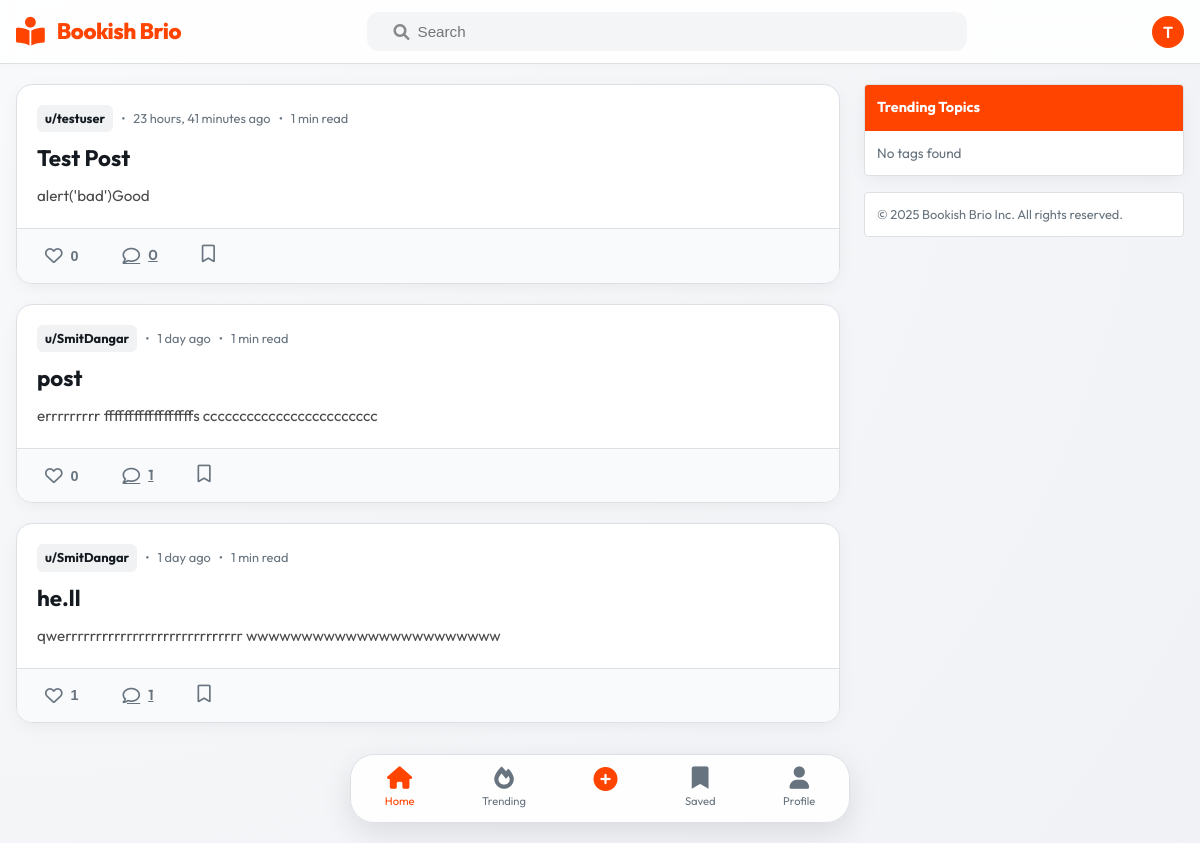
Screenshot of / (signed in) with the database file from the repository.
### home/models.py (models this page shows, shortened)
class Post(models.Model):
    title = models.CharField(max_length=200)
    content = models.TextField()
    image = models.ImageField(
        upload_to='posts/',
        blank=True,
        null=True,
        help_text="Optional cover image for the post"
    )
    author = models.ForeignKey(
        User,
        on_delete=models.CASCADE,
        related_name='posts'
    )
    likes = models.ManyToManyField(
        User,
        related_name='liked_posts',
        blank=True,
        help_text="Users who liked this post"
    )
    tags = models.ManyToManyField('Tag', blank=True, related_name='posts', help_text="Tags for this post")
    created_at = models.DateTimeField(auto_now_add=True)
    def total_likes(self):
        return self.likes.count()
    @property
    def preview_content(self):
        return strip_tags(self.content)
    def reading_time(self):
        import math
        words = len(strip_tags(self.content).split())
        minutes = math.ceil(words / 200)
        return f"{minutes} min read"

### home/views.py (the view)
# urls.py: path('', views.index, name='index'),
def index(request):
    query = request.GET.get('q')
    if query:
        post_list = Post.objects.filter(
            Q(title__icontains=query) |
            Q(content__icontains=query)
        ).annotate(comment_count=Count('comments')).order_by('-created_at')
    else:
        post_list = Post.objects.annotate(comment_count=Count('comments')).order_by('-created_at')
    if request.user.is_authenticated:
        user_bookmarks = set(Bookmark.objects.filter(user=request.user).values_list('post_id', flat=True))
        for post in post_list:
            post.is_bookmarked = post.id in user_bookmarks
    paginator = Paginator(post_list, 20)
    page_number = request.GET.get("page")
    page_obj = paginator.get_page(page_number)
    from .models import Tag
    trending_tags = Tag.objects.annotate(post_count=Count('posts')).order_by('-post_count')[:10]
    return render(request, "home/index.html", {
        "page_obj": page_obj,
        "trending_tags": trending_tags
    })

### home/templates/home/index.html (shortened to what this page needs)
{% extends "home/base.html" %}
{% block content %}
<section class="posts-feed">
    {% if page_obj %}
    {% for post in page_obj %}
    <article class="post-card" onclick="window.location.href='{% url 'post_detail' post.pk %}'">
        <div class="post-main">
            <div class="post-meta">
                <a href="{% url 'public_profile' post.author.username %}" class="post-author"
                    onclick="event.stopPropagation();">
                    u/{{ post.author.username }}
                </a>
                <span>•</span>
                <span>{{ post.created_at|timesince }} ago</span>
                {% if post.reading_time %}
                <span>•</span>
                <span>{{ post.reading_time }}</span>
                {% endif %}
            </div>
            <h2 class="post-title">{{ post.title }}</h2>
            <div class="post-content-preview"
                style="font-size: 0.95rem; color: #4a4a4a; display: -webkit-box; -webkit-line-clamp: 3; -webkit-box-orient: vertical; overflow: hidden;">
                {{ post.preview_content }}
            </div>
        </div>
        <div class="post-actions">
            <div class="engagement-item" style="display: flex; align-items: center; gap: 4px;">
                <form action="{% url 'like_post' post.pk %}" method="POST" class="like-form"
                    onclick="event.stopPropagation();">
                    <button type="submit" class="action-btn {% if user in post.likes.all %}active{% endif %}"
                        title="Like">
                        <i class="{% if user in post.likes.all %}fas{% else %}far{% endif %} fa-heart"></i>
                        <span class="count">{{ post.total_likes }}</span>
                    </button>
                </form>
            </div>
            <div class="engagement-item">
                <a href="{% url 'post_detail' post.pk %}" class="action-btn" onclick="event.stopPropagation();">
                    <i class="far fa-comment"></i>
                    <span>{{ post.comment_count }}</span>
                </a>
            </div>
            {% if user.is_authenticated %}
            <div class="engagement-item">
                <form action="{% url 'bookmark_post' post.pk %}" method="POST" class="bookmark-form"
                    onclick="event.stopPropagation();">
                    <button type="submit" class="action-btn {% if post.is_bookmarked %}active{% endif %}" title="Save">
                        <i class="{% if post.is_bookmarked %}fas{% else %}far{% endif %} fa-bookmark"></i>
                    </button>
                </form>
            </div>
            {% endif %}
        </div>
    </article>
    {% endfor %}
    {% endif %}
</section>
{% endblock %}
{% block sidebar %}
<div class="sidebar-widget"
    style="background: white; border: 1px solid var(--border); border-radius: 4px; margin-bottom: 16px; overflow: hidden;">
    <div style="background: var(--primary); color: white; padding: 12px; font-weight: 700; font-size: 0.9rem;">
        Trending Topics
    </div>
    <div style="padding: 12px;">
        {% if trending_tags %}
        <ul style="list-style: none;">
            {% for tag in trending_tags %}
            <li style="margin-bottom: 12px;">
                <a href="?q={{ tag.name }}"
                    style="text-decoration: none; color: var(--text-main); display: flex; justify-content: space-between; align-items: center; font-size: 0.85rem;">
                    <span><i class="fas fa-hashtag" style="color: var(--primary); margin-right: 6px;"></i>{{ tag.name
                        }}</span>
                    <span style="color: var(--text-meta);">{{ tag.post_count }}</span>
                </a>
            </li>
            {% endfor %}
        </ul>
        {% else %}
        <p style="font-size: 0.85rem; color: var(--text-meta);">No tags found</p>
        {% endif %}
    </div>
</div>
{{ block.super }}
{% endblock %}

### home/templates/home/base.html (shortened to what this page needs)
{% load static %}
<!DOCTYPE html>
<html lang="en">
<head>
    <link rel="stylesheet" href="https://cdnjs.cloudflare.com/ajax/libs/font-awesome/6.0.0-beta3/css/all.min.css">
    <link rel="stylesheet" href="{% static 'home/css/main.css' %}">
</head>
<body>
    <header class="header">
        <div class="header-content">
            <a href="{% url 'index' %}" class="logo-link">
                <i class="fas fa-book-reader fa-lg"></i>
                <h1>Bookish Brio</h1>
            </a>
            <div class="search-container">
                <form action="{% url 'search_enhanced' %}" method="get" class="search-form">
                    <i class="fas fa-search" style="color: #878a8c; margin-left: 10px;"></i>
                    <input type="text" name="q" placeholder="Search" value="{{ request.GET.q|default:'' }}">
                </form>
            </div>
            <div class="header-actions">
                {% if user.is_authenticated %}
                <a href="{% url 'profile' %}" class="user-avatar-link" style="text-decoration: none;">
                    <div class="user-avatar"
                        style="width: 32px; height: 32px; border-radius: 50%; background: var(--primary); color: white; display: flex; align-items: center; justify-content: center; font-weight: 600;">
                        {{ user.username|first|upper }}
                    </div>
                </a>
                {% else %}
                <a href="{% url 'login' %}" class="btn-orange">Log In</a>
                {% endif %}
            </div>
        </div>
    </header>
    <main class="main-container">
        <section class="content-feed">
            {% block content %}{% endblock %}
        </section>
        <aside class="sidebar">
            {% block sidebar %}
            <div
                style="background: white; border: 1px solid var(--border); border-radius: 4px; padding: 12px; box-shadow: var(--shadow-sm);">
                <p style="font-size: 0.8rem; color: var(--text-meta);">© 2025 Bookish Brio Inc. All rights reserved.</p>
            </div>
            {% endblock %}
        </aside>
    </main>
    <nav class="bottom-nav">
        <a href="{% url 'index' %}" class="nav-item">
            <i class="fas fa-home"></i>
            <span>Home</span>
        </a>
        <a href="{% url 'trending' %}" class="nav-item">
            <i class="fas fa-fire"></i>
            <span>Trending</span>
        </a>
        <a href="{% url 'add_post' %}" class="nav-item">
            <i class="fas fa-plus-circle" style="font-size: 1.5rem; color: var(--primary);"></i>
        </a>
        <a href="{% url 'bookmarks' %}" class="nav-item">
            <i class="fas fa-bookmark"></i>
            <span>Saved</span>
        </a>
        <a href="{% url 'profile' %}" class="nav-item">
            <i class="fas fa-user"></i>
            <span>Profile</span>
        </a>
    </nav>
</body>
</html>

### home/static/home/css/main.css (style rules this page uses)
:root { --primary: hsl(16, 100%, 50%); --primary-dark: hsl(16, 100%, 40%); --primary-light: hsl(16, 100%, 65%); --accent: hsl(210, 100%, 50%); --bg-body: hsl(215, 20%, 95%); --bg-card: hsl(0, 0%, 100%); --bg-glass: hsla(0, 0%, 100%, 0.85); --text-main: hsl(210, 20%, 10%); --text-meta: hsl(210, 10%, 45%); --border: hsl(210, 15%, 88%); --border-hover: hsl(210, 15%, 80%); --shadow-soft: 0 4px 20px -5px rgba(0, 0, 0, 0.08); --shadow-premium: 0 10px 30px -10px rgba(0, 0, 0, 0.12); --transition: all 0.3s cubic-bezier(0.4, 0, 0.2, 1); --container-max: 800px; }
* { margin: 0; padding: 0; box-sizing: border-box; -webkit-font-smoothing: antialiased; }
body { font-family: 'Outfit', 'Inter', -apple-system, sans-serif; background: radial-gradient(circle at top left, hsl(215, 30%, 98%), var(--bg-body)); color: var(--text-main); line-height: 1.5; padding-bottom: 80px; min-height: 100vh; }
.header { background: var(--bg-glass); backdrop-filter: blur(12px); -webkit-backdrop-filter: blur(12px); border-bottom: 1px solid var(--border); padding: 12px 16px; position: sticky; top: 0; z-index: 1000; box-shadow: 0 2px 10px rgba(0,0,0,0.02); }
.header-content { max-width: 1200px; margin: 0 auto; display: flex; align-items: center; justify-content: space-between; gap: 1.5rem; }
.logo-link { text-decoration: none; display: flex; align-items: center; gap: 0.75rem; color: var(--primary); transition: var(--transition); }
.logo-link i { font-size: 1.8rem; }
.logo-link h1 { font-size: 1.4rem; font-weight: 800; letter-spacing: -0.5px; display: none; }
@media (min-width: 640px) { .logo-link h1 { display: block; } }
.search-container { flex: 1; max-width: 600px; }
.search-form { background: hsl(210, 15%, 96%); border: 1.5px solid transparent; border-radius: 12px; display: flex; align-items: center; padding: 0 16px; transition: var(--transition); }
.search-form input { background: transparent; border: none; padding: 10px 8px; width: 100%; outline: none; font-size: 0.95rem; color: var(--text-main); }
.main-container { max-width: 1200px; margin: 0 auto; padding: 20px 16px; display: grid; grid-template-columns: 1fr; gap: 24px; }
@media (min-width: 992px) { .main-container { grid-template-columns: 1fr 320px; } }
@media (min-width: 992px) { .sidebar { display: block; } }
.post-card { background: var(--bg-card); border: 1px solid var(--border); border-radius: 16px; overflow: hidden; margin-bottom: 20px; transition: var(--transition); position: relative; box-shadow: var(--shadow-soft); }
.post-main { padding: 20px; }
.post-meta { font-size: 0.8rem; color: var(--text-meta); margin-bottom: 12px; display: flex; align-items: center; gap: 8px; }
.post-author { color: var(--text-main); font-weight: 700; text-decoration: none; padding: 4px 8px; background: hsl(210, 15%, 95%); border-radius: 6px; transition: var(--transition); }
.post-title { font-size: 1.4rem; font-weight: 700; margin-bottom: 12px; line-height: 1.3; color: var(--text-main); text-decoration: none; display: block; }
.post-actions { display: flex; padding: 8px 12px; gap: 12px; background: hsl(210, 15%, 98%); border-top: 1px solid var(--border); }
.action-btn { background: transparent; border: none; padding: 8px 16px; border-radius: 8px; color: var(--text-meta); font-size: 0.9rem; font-weight: 600; display: flex; align-items: center; gap: 8px; cursor: pointer; transition: var(--transition); }
.action-btn i { font-size: 1.1rem; }
.bottom-nav { position: fixed; bottom: 20px; left: 50%; transform: translateX(-50%); width: calc(100% - 32px); max-width: 500px; background: rgba(255, 255, 255, 0.9); backdrop-filter: blur(10px); border: 1px solid var(--border); border-radius: 24px; display: flex; justify-content: space-around; padding: 12px 0; z-index: 1000; box-shadow: 0 10px 30px rgba(0,0,0,0.1); }
.nav-item { display: flex; flex-direction: column; align-items: center; text-decoration: none; color: var(--text-meta); font-size: 0.7rem; gap: 4px; transition: var(--transition); }
.nav-item i { font-size: 1.4rem; }
.nav-item.active { color: var(--primary); }
.post-card { animation: fadeIn 0.4s ease-out forwards; }
.sidebar-widget { background: var(--bg-card); border: 1px solid var(--border); border-radius: 16px; margin-bottom: 20px; overflow: hidden; box-shadow: var(--shadow-soft); }

### rows the page displays
Post: author.username "testuser", created_at "23 hours, 41 minutes", reading_time "1 min read", title "Test Post", preview_content "alert('bad')Good", total_likes "0", comment_count "0"
Post: author.username "SmitDangar", created_at "1 day", reading_time "1 min read", title "post", preview_content "errrrrrrrr ffffffffffffffffffs cccccccccccccccccccccccc", total_likes "0", comment_count "1"
Post: author.username "SmitDangar", created_at "1 day", reading_time "1 min read", title "he.ll", preview_content "qwerrrrrrrrrrrrrrrrrrrrrrrrrrrrr wwwwwwwwwwwwwwwwwwwwwww", total_likes "1", comment_count "1"

### other values shown
{{ user.username|first|upper }} "T"
